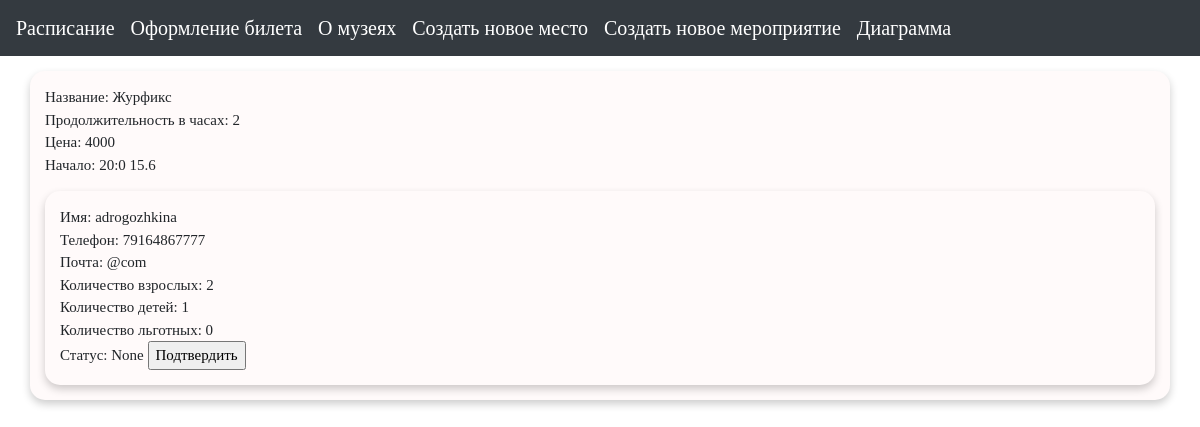
Screenshot of /registr/3 with the database file from the repository.
### first/models.py (models this page shows)
class Programm(models.Model):
    name = models.CharField(max_length=10000, default=None)
    length = models.IntegerField()
    month_start = models.IntegerField()
    day_start = models.IntegerField()
    hour_start = models.IntegerField()
    minute_start = models.IntegerField()
    periodicity = models.IntegerField()
    capacity = models.IntegerField()
    price_adult = models.IntegerField()
    price_children = models.IntegerField()
    price_invalid = models.IntegerField()
    discount_price_adult = models.IntegerField()
    discount_price_invalid = models.IntegerField()
    discount_price_children = models.IntegerField()
    parent = models.IntegerField()

class Registr(models.Model):
    programm_id = models.ForeignKey(
        to=Programm, on_delete=models.CASCADE, default=1
    )
    user = models.ForeignKey(
        to=User, on_delete=models.CASCADE, default=1
    )
    adult_count = models.IntegerField()
    children_count = models.IntegerField()
    invalid_count = models.IntegerField()
    status = models.CharField(max_length=100, default="None", null=True)

class UserInfo(models.Model):
    user = models.ForeignKey(
        to=User, on_delete=models.CASCADE, default=1
    )
    gmail = models.CharField(max_length=100, default=None, null=True)
    telephone = models.CharField(max_length=100, default=None, null=True)

### first/views.py (the view, shortened to what this page needs)
# urls.py: path('registr/<int:id>', views.registr_page)
def registr_page(request, id):
    programm = list(Programm.objects.filter(id=id))[0]
    context = dict()
    context["programm"] = programm
    rgss = list(Registr.objects.filter(programm_id=programm))
    rgs = list()
    for i in rgss:
        inf = list(UserInfo.objects.filter(user=i.user))[0]
        dct = {
            "pr": i,
            "us": inf
        }
        rgs.append(dct)
    context["rgs"] = rgs
    return render(request, "registr.html", context)

### first/templates/registr.html (shortened to what this page needs)
<!DOCTYPE html>
<html lang="en">
<head>
    <link rel="stylesheet" href="https://stackpath.bootstrapcdn.com/bootstrap/4.5.2/css/bootstrap.min.css">
</head>
<body>
    <nav class="navbar navbar-expand-lg navbar-dark bg-dark">
        <a class="navbar-brand" href="/admin">Расписание</a>
        <a class="navbar-brand" href="/all_museums">Оформление билета</a>
        <a class="navbar-brand" href="/museum_info">О музеях</a>
        <a class="navbar-brand" href="/upload_place">Создать новое место</a>
        <a class="navbar-brand" href="/upload_programm">Создать новое мероприятие</a>
        <a class="navbar-brand" href="/plot">Диаграмма</a>
    </nav>
    <div class="container">
        Название: {{ programm.name }} <br>
        Продолжительность в часах: {{ programm.length }} <br>
        Цена: {{ programm.price_adult }} <br>
        Начало: {{ programm.hour_start }}:{{ programm.minute_start }} {{ programm.day_start }}.{{ programm.month_start }}<br>
        <form method="POST">
        {% for i in rgs %}
            <div class="container">
            Имя: {{ i.pr.user }} <br>
            Телефон: {{i.us.telephone }} <br>
            Почта: {{i.us.gmail }} <br>
            Количество взрослых: {{ i.pr.adult_count }} <br>
            Количество детей: {{ i.pr.children_count }} <br>
            Количество льготных: {{ i.pr.invalid_count }} <br>
            Статус: {{ i.pr.status }} <input type="submit" name="{{ i.pr.id }}" value="Подтвердить">
            </div>
        {% endfor %}
         </form>
    </div>
</body>
</html>

### first/templates/registr.html (style rules this page uses)
body { font-family: "Times New Roman"; font-size: 15px; }
.container { border-radius: 15px; background-color: Snow; box-shadow: 0 4px 8px rgba(0, 0, 0, 0.2); margin-top: 15px; padding-top: 15px; padding-bottom: 15px; padding-right: 15px; padding-left: 15px; }

### rows the page displays
Programm: name "Журфикс", length "2", price_adult "4000", hour_start "20", minute_start "0", day_start "15", month_start "6"
Registr: pr.user "adrogozhkina", us.telephone "79164867777", us.gmail "@com", pr.adult_count "2", pr.children_count "1", pr.invalid_count "0", pr.status "None"
